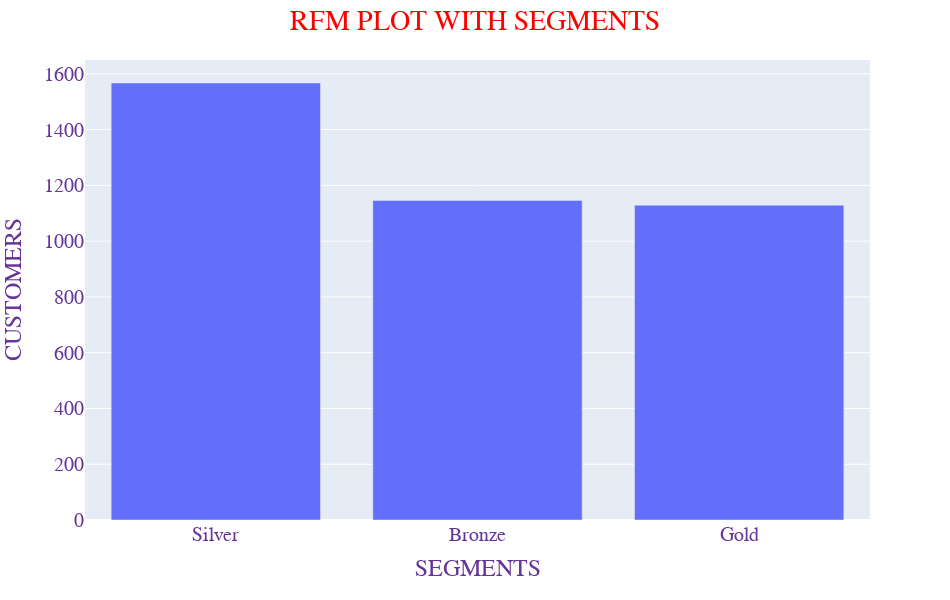

Notebook cell for this chart:
### Code cell
# PLOTLY

fig = px.bar(df_plot1, x = "Segments", y = "Customers", width=950, height=600)
fig.update_yaxes(categoryorder='total ascending')
fig.update_layout(title="RFM PLOT WITH SEGMENTS", xaxis_title="SEGMENTS", yaxis_title="CUSTOMERS", legend_title="Segments", title_font_color="red", title_x=0.5,
                  font=dict(family="Courier New, monospace", size=20, color="RebeccaPurple")
                 )
fig.show()

### Figure 1 — Plotly figure (JSON) as saved in the notebook; plotly's stock layout.template omitted (floating-point values rounded to 4 significant figures)
{"data": [{"alignmentgroup": "True", "hovertemplate": "Segments=%{x}<br>Customers=%{y}<extra></extra>", "legendgroup": "", "marker": {"color": "#636efa", "pattern": {"shape": ""}}, "name": "", "offsetgroup": "", "orientation": "v", "showlegend": false, "textposition": "auto", "type": "bar", "x": ["Silver", "Bronze", "Gold"], "xaxis": "x", "y": [1567, 1146, 1129], "yaxis": "y"}], "layout": {"barmode": "relative", "font": {"color": "RebeccaPurple", "family": "Courier New, monospace", "size": 20}, "height": 600, "legend": {"title": {"text": "Segments"}, "tracegroupgap": 0}, "margin": {"t": 60}, "title": {"font": {"color": "red"}, "text": "RFM PLOT WITH SEGMENTS", "x": 0.5}, "width": 950, "xaxis": {"anchor": "y", "domain": [0, 1], "title": {"text": "SEGMENTS"}}, "yaxis": {"anchor": "x", "categoryorder": "total ascending", "domain": [0, 1], "title": {"text": "CUSTOMERS"}}}}
